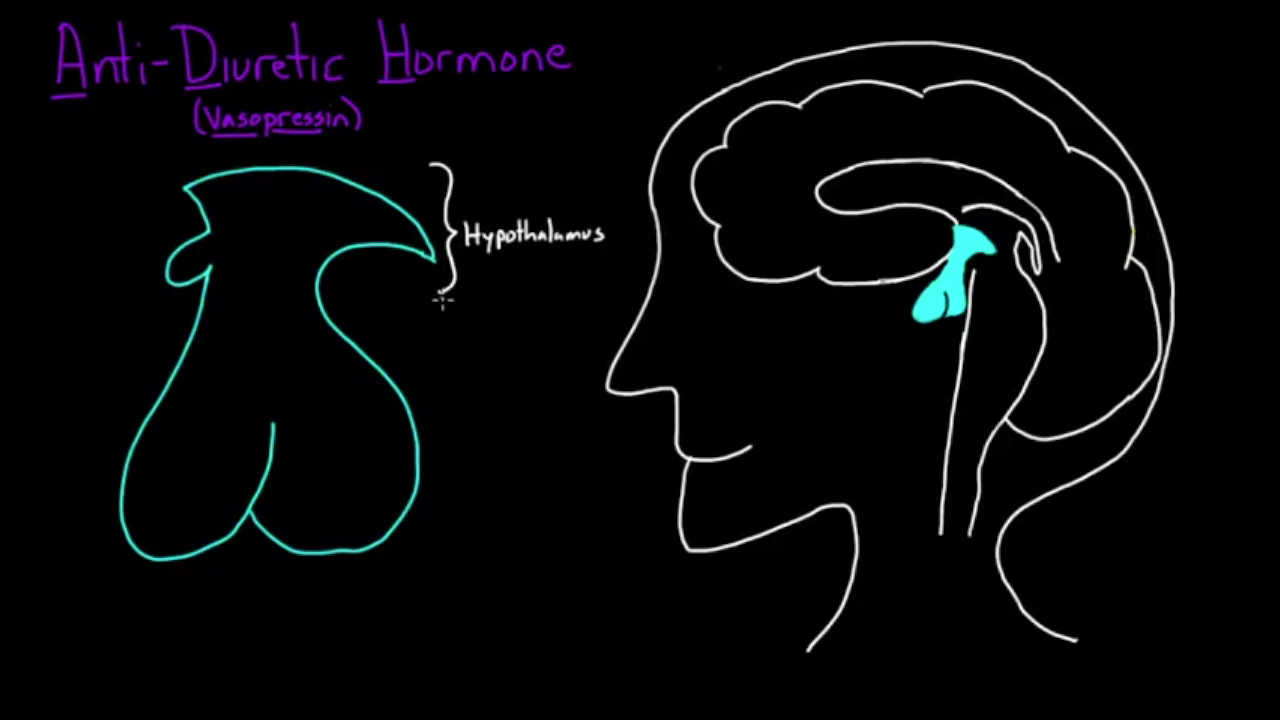
#> input picture assets/ADH/images/1740.png, 1280 x 720 px, given in place of eco_short.mp4, which was not available
$ python main.py   (older library calls are emulated)
#> lines starting #> are read from the running program, lines starting #| are printed output that depends on the picture; after the words box and inside, x2 and y2 are one past the last pixel; in counts of white or black regions, pixels touching at a corner belong together; pictures that were not available may be replaced by others from this repository, and a replacement may not be noted
### scroll.py
import cv2
import numpy as np
from tqdm import tqdm
import matplotlib.pyplot as plt
import os
from collections import defaultdict


# [40 lines left out: functions display, load_video, not called in this run]


def binarize_image(image, binarize_threshold=50):
    img = cv2.cvtColor(image, cv2.COLOR_BGR2GRAY)
    img = cv2.threshold(img, binarize_threshold, 255, cv2.THRESH_BINARY)[1]

    return img


# [17 lines left out: function get_connected_components, not called in this run]


class ScrollDetector:
    def __init__(self, frame):
        # Initialise Tracker
        self.tracker = cv2.legacy.TrackerMOSSE_create()
        print(frame.shape[:2])
        (self.frame_height, self.frame_widht) = frame.shape[0:2]
        self.object_bbox = None  # (x,y,w,h)
        self.detected_bbox = None  # (x,y,w,h)
        self.object_tracking_status = False
        self.scroll_event = False

        # Thresholds
        self.scroll_threshold = 15

        self.initialize(frame)

    def get_largest_bbox(self, frame):
        bin_frame = binarize_image(frame, 50)
        kernel = np.ones((11, 11), np.uint8)
        dilated_mask = cv2.dilate(bin_frame, kernel, iterations=3)

        contours = cv2.findContours(
            dilated_mask, cv2.RETR_EXTERNAL, cv2.CHAIN_APPROX_SIMPLE
        )
        contours = contours[0] if len(contours) == 2 else contours[1]

        x_max, y_max, w_max, h_max = 0, 0, 0, 0
        for cntr in contours:
            x, y, w, h = cv2.boundingRect(cntr)
            if w * h > w_max * h_max:
                x_max, y_max, w_max, h_max = x, y, w, h

        # cv2.rectangle(frame, (x_max, y_max), (x_max + w_max, y_max + h_max),
        # 				(0, 0, 255), 2)

        # display(frame)

        return (x_max, y_max, w_max, h_max)

    # [6 lines left out: function update_bbox, not called in this run]

    def reinitialize_tracker(self):
        self.tracker.clear()
        self.tracker = cv2.legacy.TrackerMOSSE_create()

    def initialize(self, frame):

        if self.object_bbox is None:
            self.object_bbox = self.get_largest_bbox(frame)

        if self.tracker:
            if self.object_bbox == (0, 0, 0, 0):
                self.object_bbox = None
            else:
                self.tracker.init(frame, self.object_bbox)

        # print ("Scroll detector initialized !!")

    def track_object(self, frame, show=True):
        if self.object_bbox is not None:

            (self.object_tracking_status, self.detected_bbox) = self.tracker.update(
                frame
            )

            # check to see if the tracking was a success
            if self.object_tracking_status:
                (x, y, w, h) = [int(v) for v in self.detected_bbox]
                if show:
                    # print ("Detected_box: ", x,y,w,h)
                    cv2.rectangle(frame, (x, y), (x + w, y + h), (0, 255, 0), 2)
                    display(frame)

            else:
                # print (self.detected_bbox)
                self.object_bbox = None

    def detect_scroll(self, frame, show=True):
        self.track_object(frame, show)
        # print (self.object_bbox)
        if self.object_bbox is not None:

            new_x_mid = int(self.detected_bbox[0] + (self.detected_bbox[2] / 2))
            new_y_mid = int(self.detected_bbox[1] + (self.detected_bbox[3] / 2))

            old_x_mid = int(self.object_bbox[0] + (self.object_bbox[2] / 2))
            old_y_mid = int(self.object_bbox[1] + (self.object_bbox[3] / 2))

            # scroll detected if midpoint shifts
            if (
                abs(new_x_mid - old_x_mid) > self.scroll_threshold
                or abs(new_y_mid - old_y_mid) > self.scroll_threshold
            ):

                self.object_bbox = self.detected_bbox
                self.scroll_event = True
                print("SCROLL DETECTED")
            else:

                self.scroll_event = False

        # object tracking lost due to previous scroll event
        elif self.object_bbox is None and self.scroll_event == True:
            self.scroll_event = False

            self.reinitialize_tracker()
            self.initialize(frame)

        # object tracking lost due to major changes in frame - counted as a scroll
        else:
            self.scroll_event = True
            self.reinitialize_tracker()
            self.initialize(frame)
            self.detected_bbox = self.object_bbox

        # print (self.scroll_event)


# [18 lines left out: function extract_objects, not called in this run]


# [16 lines that do not run on import are left out]

### main.py
import cv2
import numpy as np
from tqdm import tqdm
import matplotlib.pyplot as plt
import os
import shutil
from collections import defaultdict
from scroll import ScrollDetector
import json


# [5 lines left out: function display, not called in this run]


def load_video(video_name, video_type, undersample=None):

#> called with video_name = 'eco_short', video_type = 'mp4', undersample = 1
    video_path = os.path.join(
        "assets", "videos", "{}.{}".format(video_name, video_type)
    )
    print(video_path)
    video = cv2.VideoCapture(video_path)

    # Check if file opened successfully
    assert video.isOpened()

    # video meta-data
    fps = video.get(cv2.CAP_PROP_FPS)
    frame_count = int(video.get(cv2.CAP_PROP_FRAME_COUNT))
    frame_width = int(video.get(cv2.CAP_PROP_FRAME_WIDTH))
    frame_height = int(video.get(cv2.CAP_PROP_FRAME_HEIGHT))

    if undersample == None:
        undersample = round(fps)

    print(
        "Video details: {} fps, {} frames, {}x{} (w,h)\n".format(
            fps, frame_count, frame_width, frame_height
        )
    )
    print("Processing video....")
    print("Undersample rate:", undersample)

    if os.path.exists(os.path.join("assets", "processed", "images")):
        shutil.rmtree(os.path.join("assets", "processed", "images"))

    os.mkdir(os.path.join("assets", "processed", "images"))

    ret = True
    for f_num in tqdm(range(0, frame_count)):
        ret, frame = video.read()
        if ret and f_num % undersample == 0:

            cv2.imwrite(
                os.path.join("assets", "processed", "images", "{}.png".format(f_num)),
                frame,
            )
#> this loop made 1 pass
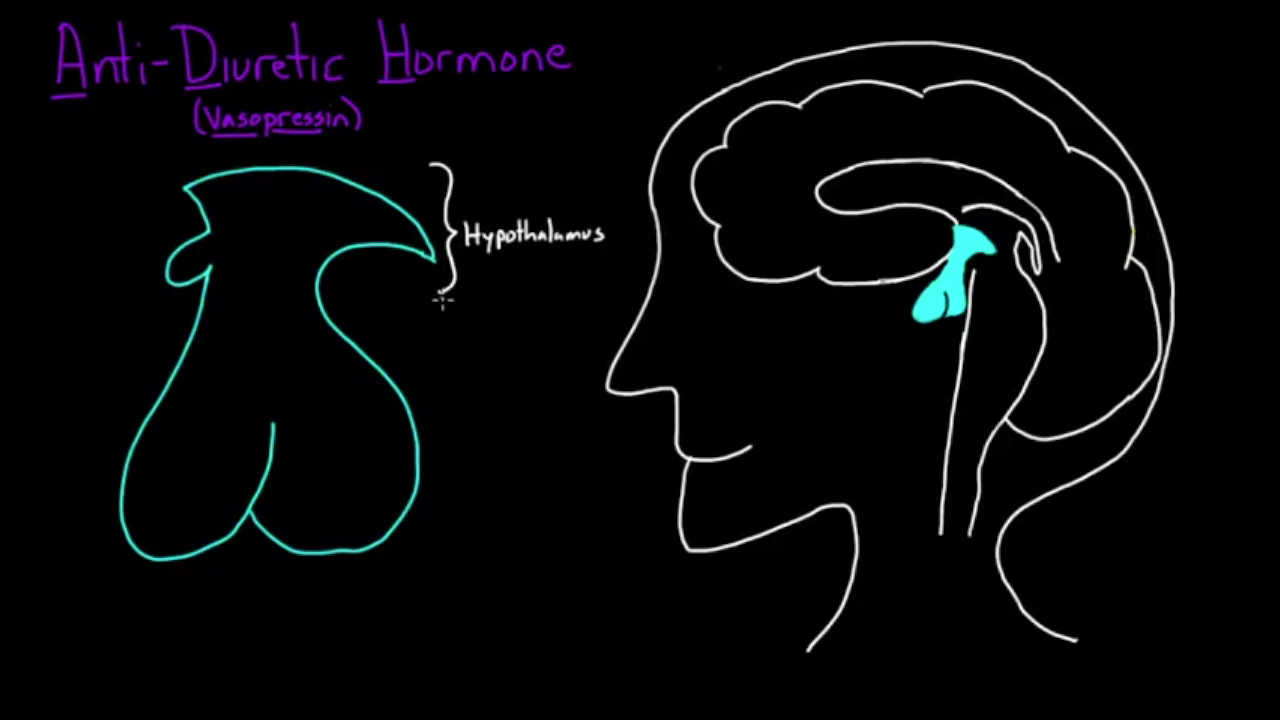
#> input picture assets/ADH/images/1740.png, 1280 x 720 px, given in place of eco_short.mp4, which was not available

    video.release()

    # save video meta data
    meta_data = {
        "video": "{}.{}".format(video_name, video_type),
        "fps": fps,
        "total_frames": frame_count,
        "frame_width": frame_width,
        "frame_height": frame_height,
        "sample_rate": undersample,
    }
    with open(
        os.path.join("assets", "json", "{}_meta.json".format(video_name)), "w"
    ) as fp:
        json.dump(meta_data, fp, indent=1)


# [114 lines left out: functions detect_cursor, remove_cursor, binarize_image, compute_image_difference, make_transparent, get_connected_components and 1 more, not called in this run]


class ExtractObjects:
    def __init__(self, frames, cursor_template):
        self.files = frames
        self.sd = None
        self.background = None
        self.object_num = 1
        self.new_object = False
        self.cursor_template = cursor_template
        self.data = defaultdict(dict)
        self.scrolling = False
        # self.data[str(self.object_num)]['bbox'] = []
        self.init()

    def init(self):
        first_frame = cv2.imread(
            os.path.join("assets", "processed", "images", "{}".format(self.files[0]))
        )
        self.sd = ScrollDetector(first_frame)
        self.sd.detect_scroll(first_frame, show=False)
        self.background = first_frame

        if os.path.exists(os.path.join("assets", "processed", "objects")):
            shutil.rmtree(os.path.join("assets", "processed", "objects"))

        os.mkdir(os.path.join("assets", "processed", "objects"))

    # [44 lines left out: functions register_object, add_bbox_coords, not called in this run]

    def run(self):

        for f in tqdm(range(0, len(files) - 1)):

            prev_image = cv2.imread(
                os.path.join(
                    "assets", "processed", "images", "{}".format(self.files[f])
                )
            )
            new_image = cv2.imread(
                os.path.join(
                    "assets", "processed", "images", "{}".format(self.files[f + 1])
                )
            )

            # self.sd.detect_scroll(new_image, show=False)
            self.scrolling = False

            if self.sd.scroll_event:
                if not self.scrolling:
                    self.data[str(self.object_num)]["bbox"] = []
                    self.data[str(self.object_num)]["start"] = int(
                        files[f].split(".png")[0]
                    )

                self.scrolling = True
                print(
                    "scrolling activated",
                    "start: ",
                    self.data[str(self.object_num)]["start"],
                )

                self.background = new_image

            else:
                # prev_image = remove_cursor(prev_image, self.cursor_template)
                # new_image = remove_cursor(new_image, self.cursor_template)

                # register when scrolling stops
                if self.scrolling:

                    self.data[str(self.object_num)]["end"] = int(
                        files[f + 1].split(".png")[0]
                    )

                    print("scrolling end: ", self.data[str(self.object_num)]["end"])

                    self.add_bbox_coords(new_image, self.cursor_template)

                    self.register_object(new_image)
                    self.scrolling = False

                else:

                    difference_img = compute_image_difference(new_image, prev_image)
                    # cursor_pos = detect_cursor(difference_img, self.cursor_template)
                    # cv2.rectangle(difference_img, cursor_pos[0], cursor_pos[1], 0, -1)

                    result = get_connected_components(difference_img)

                    # display(result)
                    diff = np.sum(result)
                    # print (diff)

                    if diff == 0 and self.new_object == False:
                        # print ("no new object")
                        continue
                    elif diff == 0 and self.new_object == True:

                        # hull = cv2.convexHull(cntr)
                        # print (hull, "coords")
                        # if w * h > w_max * h_max:
                        #     x_max, y_max, w_max, h_max = x, y, w, h

                        # epsilon = 0.1 * cv2.arcLength(contours[c_num], True)
                        # approx = cv2.approxPolyDP(contours[c_num], epsilon, True)
                        # cv2.drawContours(
                        #     difference, [hull], -1, (0, 0, 255), 1)

                        # cv2.rectangle(difference, (x, y),
                        #               (x + w, y + h), (0, 0, 255), 2)

                        # check whether the object to be recorded is false positive
                        bin_object_img = compute_image_difference(
                            new_image, self.background
                        )
                        # [5 lines of commented-out code are left out]

                        val = np.sum(get_connected_components(bin_object_img))

                        print(val)

                        if np.sum(val) >= 50000:

                            self.data[str(self.object_num)]["end"] = int(
                                files[f + 1].split(".png")[0]
                            )

                            object_image = compute_image_difference(
                                new_image, self.background, binarize=False
                            )

                            self.add_bbox_coords(object_image, self.cursor_template)
                            self.register_object(object_image)

                            self.background = new_image

                    elif diff > 0 and self.new_object == False:
                        self.new_object = True
                        self.data[str(self.object_num)]["bbox"] = []
                        self.data[str(self.object_num)]["start"] = int(
                            files[f].split(".png")[0]
                        )
                        # print ("detected new object")


if __name__ == "__main__":
    video_name = "eco_short"  # input video name here
    video_type = "mp4"  # generally mp4
    cursor_type = "cursor_eco"  # input cursor type here

    # darker colors need lower threshold
    binarize_threshold = 50
    connected_threshold = 25  # removes video noise

    cursor_template = cv2.imread(
        os.path.join("assets", "cursors", "{}.png".format(cursor_type)), 0
    )

    # Load video (only needed once, comment out once loaded)
    print("video name: {}.{}".format(video_name, video_type))
    load_video(video_name, video_type, undersample=1)

    # Get sampled video frames
    files = [
        i
        for i in os.listdir(os.path.join("assets", "processed", "images"))
        if i.split(".")[-1] == "png"
    ]
    files = sorted(files, key=lambda x: int(x.split(".png")[0]))
#> files = ['1089.png', '1279.png', '1317.png']

    # Extract objects by tracking consecutive frames
    object_extract = ExtractObjects(files, cursor_template)
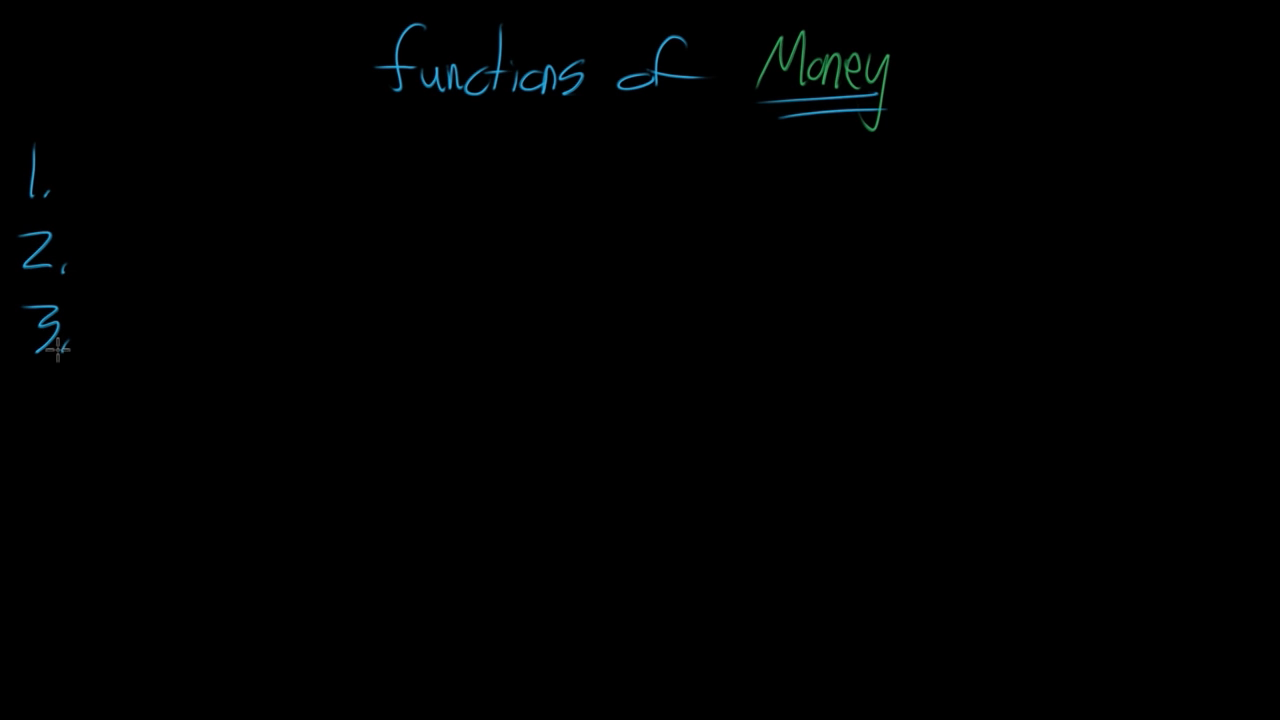
#> input picture assets/processed/images/1089.png, 1280 x 720 px
#> in init, first_frame is the input picture: shape (720, 1280, 3); mean B, G, R 0.9, 0.8, 0.3
#| (720, 1280)
#> in binarize_image, `img = cv2.threshold(img, binarize_threshold, 255, cv2.THRESH_BINARY)[1]`:
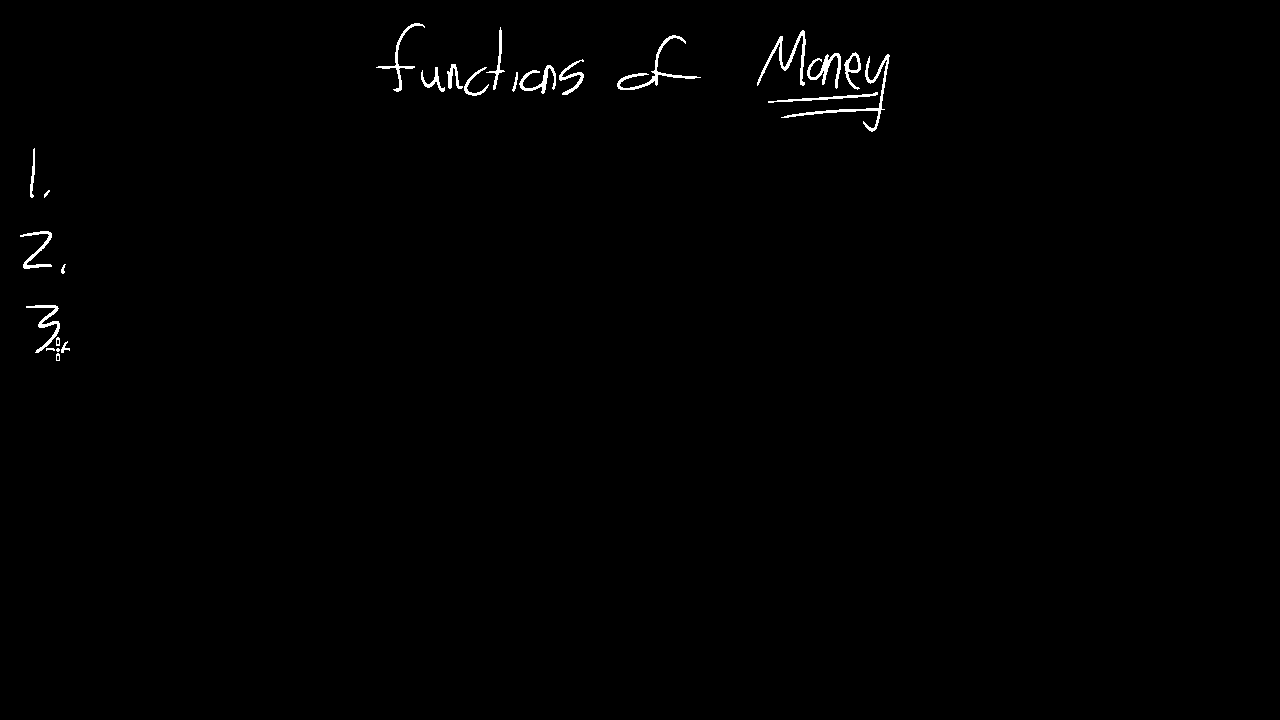
#> img: shape (720, 1280); 0.57% white; 24 white regions (1 under 20 px), largest, box (x1, y1, x2, y2) and area: (781, 54, 890, 132) 665, (617, 35, 701, 90) 541, (757, 30, 806, 86) 524
#> in get_largest_bbox, `contours = cv2.findContours( dilated_mask, cv2.RETR_EXTERNAL, cv2.CHAI..`: contours = 6 contours; box (x1, y1, x2, y2) and area: (361, 8, 599, 111) 16604, (742, 15, 905, 147) 15870, (602, 20, 716, 105) 6634, (11, 290, 85, 376) 5028, (5, 216, 81, 289) 4583, (15, 133, 65, 213) 3146
#> the loop in get_largest_bbox, `for cntr in contours:` made 6 passes
#> (x, y, w, h, x_max, y_max, w_max, h_max) on passes 1, 4, 5, 6: (11, 290, 74, 86, 11, 290, 74, 86), (602, 20, 114, 85, 602, 20, 114, 85), (742, 15, 163, 132, 742, 15, 163, 132), (361, 8, 238, 103, 361, 8, 238, 103)
#> after the loop in get_largest_bbox, `for cntr in contours:`: h_max = 103; w_max = 238; x_max = 361; y_max = 8
#> in initialize, `self.object_bbox = self.get_largest_bbox(frame)`: self.object_bbox = (361, 8, 238, 103)
#> in track_object, `(self.object_tracking_status, self.detected_bbox) = self.tracker.updat..`: self.object_tracking_status = False; self.detected_bbox = (0, 0, 0, 0)
#> the loop in get_largest_bbox (call 2), `for cntr in contours:` made 6 passes
#> in detect_scroll, `self.detected_bbox = self.object_bbox`: self.detected_bbox = (361, 8, 238, 103)
    object_extract.run()
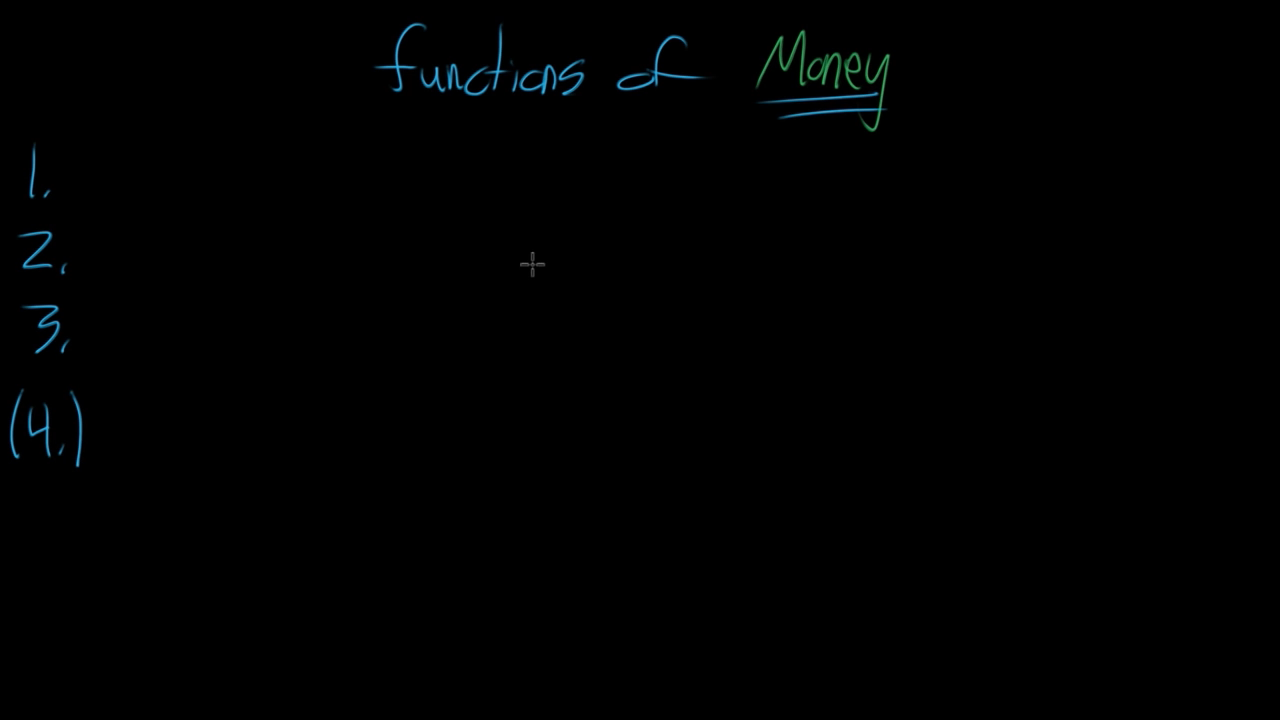
#> input picture assets/processed/images/1279.png, 1280 x 720 px
#> in run, new_image is the input picture: shape (720, 1280, 3); mean B, G, R 1.1, 0.9, 0.3
#| scrolling activated start:  1089

    # Create json file of objects with start frames
    with open(
        os.path.join("assets", "json", "{}_objects.json".format(video_name)), "w"
    ) as fp:
        json.dump(object_extract.data, fp, indent=1)
